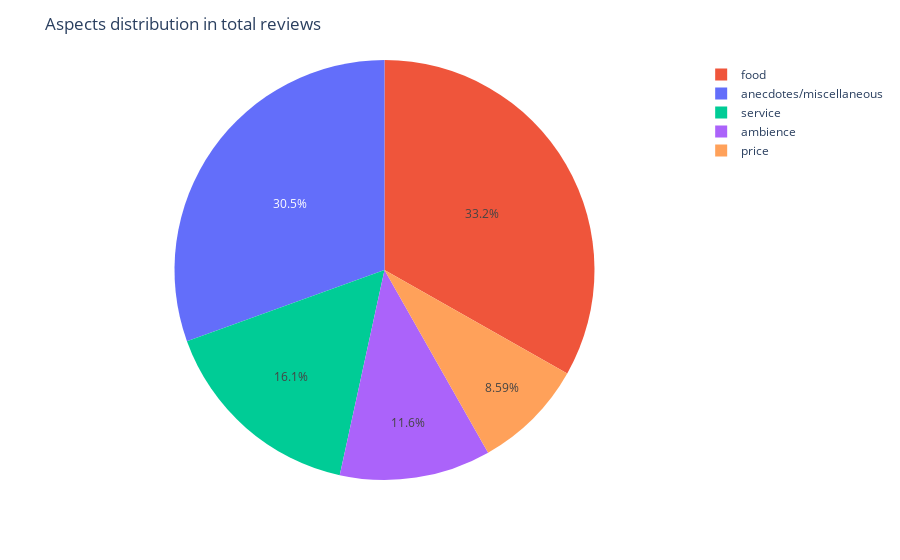

Notebook source saved alongside this figure:
### Code cell
fig = px.pie(new_data, values = 'values', names ='names', color='values')
fig.update_layout(title = "Aspects distribution in total reviews")
fig.show()

### Figure 1 — Plotly figure (JSON) as saved in the notebook; plotly's stock layout.template omitted (floating-point values rounded to 4 significant figures)
{"data": [{"customdata": [[1133], [1233], [597], [432], [319]], "domain": {"x": [0, 1], "y": [0, 1]}, "hovertemplate": "values=%{customdata[0]}<br>label=%{label}<br>value=%{value}<extra></extra>", "labels": ["anecdotes/miscellaneous", "food", "service", "ambience", "price"], "legendgroup": "", "marker": {"colors": ["#636efa", "#EF553B", "#00cc96", "#ab63fa", "#FFA15A"]}, "name": "", "showlegend": true, "type": "pie", "values": [1133, 1233, 597, 432, 319]}], "layout": {"legend": {"tracegroupgap": 0}, "margin": {"t": 60}, "title": {"text": "Aspects distribution in total reviews"}}}
